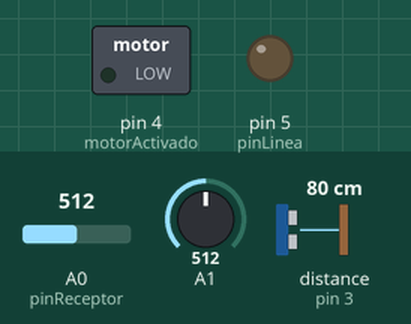
A sketch run on a simulated Arduino Leonardo, built for the host (arithmetic inside an expression is 32-bit, double 64-bit). Parts: switched loads named in the sketch (green lamp = pin HIGH), output pins drawn as LEDs (lit = HIGH). Wiring (inferred from the names in the program): ultrasonic range finder: trigger pin 2; echo pin 3. Inputs (shaded band) come from the test bench; at power-on: distance to the obstacle (sensor on pin 3) 80 cm, A0 (pinReceptor) = 512, A1 = 512. The echo pulse lasts 58.3 µs per cm; WiFi joins after 1.5 s; servers stay silent unless stated; pins used as bus, display or sensor lines are not drawn; what the sketch prints to the serial monitor is not drawn.

Above: at 2.7 s.
2.8 s: distance to the obstacle (sensor on pin 3) set to 25 cm
4.3 s: distance to the obstacle (sensor on pin 3) set to 19 cm
At 5.7 s:
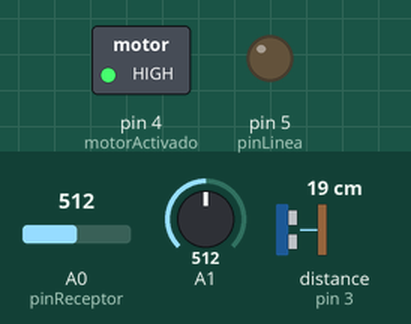
Timing chart, 0 to 7.3 s (numbered marks = the images above; inputs shaded):
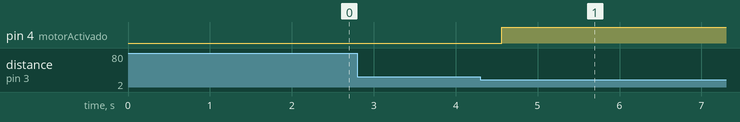

Measured:
- the behaviour switches between 22 and 21 cm on distance to the obstacle (sensor on pin 3) (found by bisection; images 0 and 1)
- after the input at 2.8 s, every drawn part: stays the same
- after the input at 4.3 s, pin 4 (motorActivado): LOW → HIGH after 0.26 s

The sketch:

Practica_2_ACE2.ino
```cpp
#include <SoftwareSerial.h>
#include <WiFiEsp.h>

char ssid[] = "HUAWEI GT3";
char pass[] = "Saijaman1234";
int variable = 1;
int status = WL_IDLE_STATUS;
char server[] = "pagina-p2.azurewebsites.net";

const int Trigger = 2;   //Pin digital 2 para el Trigger del sensor
const int Echo = 3;   //Pin digital 3 para el Echo del sensor
int pinReceptor = A0;
int sensorVal;
bool color_detectado = false;
int tiempoPausado=0;
boolean obstaculo = false;
boolean Esperando = false;
char deAmbrous;
const int motorActivado = 4; //Pin que le manda señal al arduino que tiene los motores
const int pinLinea = 5;
int valorLineaAnalogo1=0;
int valorLineaAnalogo2=0;
/*Parte de la comunicacion bluetooth*/
int estado =0;
boolean numeroDetectado = false;
boolean numeroCompletoEncontrado = false;
int numeroPaArduino =0;
String caracterNumero="";
String numeroCompleto="";
int timepoEsperaRecibido=2;//valores por defecto de tiempo y velocidad
int DistanciaRecibida=20;
int numeroRecibdoBT=0;
boolean opcionA = false;
boolean opcionB = false;
boolean opcionC = false;
boolean opcionD = false;
boolean opcionE = false;
boolean conectado = false;
boolean opcionTiempo = false;
boolean opcionDistancia= false;
SoftwareSerial mySerial(10,11); //RX,TX
SoftwareSerial BT1(19, 18); // RX | TX
WiFiEspServer servidor(443);

//++++++++++++++++++++++++++++++++++++++++

void setup() {
  Serial.begin(115200);

  Serial1.begin(9600);//iniciailzamos la comunicación
  mySerial.begin(9600);
  pinMode(Trigger, OUTPUT); //pin como salida
  pinMode(motorActivado, OUTPUT);
  pinMode(pinLinea,OUTPUT);
  pinMode(Echo, INPUT);  //pin como entrada
  digitalWrite(Trigger, LOW);//Inicializamos el pin con 0

    WiFi.init(&Serial1);
  while (status != WL_CONNECTED)
    {
        Serial.print("Conecting to wifi network: ");
        Serial.println(ssid);

        status = WiFi.begin(ssid, pass);
    }
  Serial.print("IP Address of ESP8266 Module is: ");
  Serial.println(WiFi.localIP());
  Serial.println("You're connected to the network");

  // Start the server
  servidor.begin();

}
WiFiEspClient clienteServidor;

void loop()
{
  int tiempo=timepoEsperaRecibido;
  leerBluetooth();
  tiempo=tiempo*850;//el tiempo se multiplica por mil porque en arduino 1000 de delay es un seg
  ultrasonico(DistanciaRecibida,tiempo);//Los parametros son la distancia y el tiempo de espera
  if(color_detectado==true){
        digitalWrite(5,HIGH);
        delay(100);
    }else{
          digitalWrite(5,LOW);
          delay(100);
      }

  String yourdata="{ \"Id_recorrido\":0, \"Tiempo\":"+String(variable)+", \"Velocidad\":"+String(variable)+", \"Distancia\":"+String(variable)+", \"Peso\":"+String(variable)+", \"Obstaculos\":"+String(variable)+", \"Tiempo_obstaculos\":"+String(variable)+", \"Id_tipo\":"+String(variable)+"}";

  if(conectado==false){
    clienteServidor.connect(server,80);
    conectado = true;
   }


  if(conectado == true){
    Serial.println("Entro al servidor");
      //Serial.println(jsonInicial);
      Serial.println(yourdata);
      //Serial.println(yourdata1);
      //Serial.println(yourdata2);
  int value = 2.5;
  String content = "{\"JSON_key\": " + String(value) + "}";
  clienteServidor.println("POST /api/recorrido HTTP/1.1");
  clienteServidor.println("Host: pagina-p2.azurewebsites.net");
  clienteServidor.println("Accept: */*");
  clienteServidor.println("Content-Length: " + String(yourdata.length()));
  clienteServidor.println("Content-Type: application/json");
  clienteServidor.println();
  clienteServidor.println(yourdata);

  //clienteServidor.println("POST /api/Recorrido HTTP/1.1");
  //clienteServidor.println("Host: pagina-arqui2.azurewebsites.net");
  //clienteServidor.println("Accept: */*");
  //clienteServidor.println("Content-Length: " + String(yourdata1.length()));
  //clienteServidor.println("Content-Type: application/json");
  //clienteServidor.println();
  //clienteServidor.println(yourdata1);
  //clienteServidor.println("POST /api/Recorrido HTTP/1.1");
  //clienteServidor.println("Host:  pagina-arqui2.azurewebsites.net");
  //clienteServidor.println("Accept: */*");
  //clienteServidor.println("Content-Length: " + String(yourdata2.length()));
  //clienteServidor.println("Content-Type: application/json");
  //clienteServidor.println();
  //clienteServidor.println(yourdata2);
      //paAroo="^ MQ7: "+String(adc_MQ7)+ " PPM, MQ135: "+String(adc_MQ135)+ " PPM, UV: "+String(radiacion)+ " W/m2";
      //paAroo=String(adc_MQ7)+ ", "+String(adc_MQ135)+ ", "+String(radiacion);
      //blueSerial.print(paAroo);
      //Serial.println(paAroo);
      Serial.println("Done!");
      Serial.println("Disconnecting from server...");
      //clienteServidor.stop();
  }else{
    Serial.println("Fallo la conexion");
    Serial.println("Desconectando.");
    //clienteServidor.stop();
  }
  Serial.println("Salio");

   //delay(2000);

  if (Serial1.available()) {
    int inByte = Serial1.read();
    Serial.write(inByte);
  }

  // read from port 0, send to port 1:
  if (Serial.available()) {
    int inByte = Serial.read();
    Serial1.write(inByte);
  }
  delay(500);
}
void leerBluetooth(){
  if(mySerial.available()>0){
    estado = mySerial.read();
    if(estado>=48&&estado<=57){
      numeroCompletoEncontrado=true;
      //Serial.print("Numero detectado, longitud ");
      //Serial.print(mySerial.available());
      //Serial.print(" ");
      convertirAscii(estado);
      delay(100);
      numeroDetectado=true;
    }else{
      if(numeroDetectado){
        numeroRecibdoBT = numeroCompleto.toInt();
        if(opcionTiempo){//aqui diferencia el numero del tiempo y distancia
          opcionTiempo=false;
          timepoEsperaRecibido = numeroRecibdoBT;
        }else if(opcionDistancia){
          opcionDistancia=false;
          DistanciaRecibida = numeroRecibdoBT;
        }
        Serial.print("Numero recibido: ");
        Serial.println(numeroRecibdoBT);
      }
      numeroCompletoEncontrado = false;
      numeroDetectado=false;
      numeroCompleto="";
      caracterNumero="";
    }

    //Serial.print("valido ");
    Serial.println(estado);
  }
  switch (estado){
    case 'A':
    //INICIAR RECORRIDO
      if(!opcionA){
        opcionA= true;
      }else{
        opcionA=false;
      }
    break;
    case 'B':
    //BITACORA
     if(!opcionB){
        opcionB= true;
      }else{
        opcionB=false;
      }
    break;
    case 'C':
    if(!opcionC){
        opcionC= true;
      }else{
        opcionC=false;
      }
    //digitalWrite(led1, LOW);
    break;
    case 'D':
    if(!opcionD){
        opcionD= true;
      }else{
        opcionD=false;
      }
    //digitalWrite(led1, LOW);
    break;
    case 'E':
    if(!opcionE){
        opcionE= true;
      }else{
        opcionE=false;
      }
    //digitalWrite(led1, LOW);
    break;
    case 'T':
      opcionTiempo=true;
      break;
    case 'M':
      opcionDistancia=true;
      break;
  }

}
void convertirAscii(int ascii){
  switch(ascii){
    case 48:
      numeroCompleto+="0";
      caracterNumero="0";
      break;
    case 49:
      numeroCompleto+="1";
      caracterNumero="1";
      break;
    case 50:
      numeroCompleto+="2";
      caracterNumero="2";
      //Serial.print(" Deberia regresar un pinche 2!");
      break;
    case 51:
      numeroCompleto+="3";
      caracterNumero="3";
      break;
    case 52:
      numeroCompleto+="4";
      caracterNumero="4";
      break;
    case 53:
      numeroCompleto+="5";
      caracterNumero="5";
      break;
    case 54:
      numeroCompleto+="6";
      caracterNumero="6";
      break;
    case 55:
      numeroCompleto+="7";
      caracterNumero="7";
      break;
    case 56:
      numeroCompleto+="8";
      caracterNumero="8";
      break;
    case 57:
      numeroCompleto+="9";
      caracterNumero="9";
      break;
  }
}

void seguirColor(){

  valorLineaAnalogo1 = analogRead(A0);
  valorLineaAnalogo2 = analogRead(A1);
  if(valorLineaAnalogo1>=100  && valorLineaAnalogo1<=200 && valorLineaAnalogo2>=100  && valorLineaAnalogo2<=200){

    Serial.println("Color negro detectado");
    color_detectado=true;
  }else if(valorLineaAnalogo1>=870  && valorLineaAnalogo1<=999 && valorLineaAnalogo2>=870  && valorLineaAnalogo2<=999){
    Serial.println("Color blanco detectado");
    color_detectado=false;
  }else{

  }
}

void ultrasonico(long distancia, int tiempoEspera){

  long t; //tiempo que demora en llegar el eco
  long d; //distancia en centimetros

  digitalWrite(Trigger, HIGH);
  delayMicroseconds(10);          //Enviamos un pulso de 10us
  digitalWrite(Trigger, LOW);
  t = pulseIn(Echo, HIGH); //obtenemos el ancho del pulso
  d = t/59;

  if(d<=distancia){
    Serial.print("Obstaculo Dectectado!!");//En esta parte va el codigo para que el vehiculo se debe quedar quieto
    Serial.println();
    digitalWrite(motorActivado, HIGH);
    delay(100);
    obstaculo = true;
    //Esperando = true;
    tiempoPausado=0;
  }else{
    if(obstaculo){
      if(tiempoPausado<tiempoEspera){
        Serial.print("En espera.....");//En esta parte el vehiculo debe mantenerse en equilibrio, sin avanzar
        Serial.println();
        digitalWrite(motorActivado, HIGH);
      }else if(tiempoPausado>=tiempoEspera){
        obstaculo = false;
      }
    }else{
      Serial.print("Distancia: ");//Aqui se puede mover con normalidad.
      seguirColor();
      Serial.print(d);      //Enviamos serialmente el valor de la distancia
      Serial.print("cm");
      Serial.println();

      digitalWrite(motorActivado, LOW);


      digitalWrite(pinLinea,LOW);
    }


  }
  delay(100);          //Hacemos una pausa de 100ms

  tiempoPausado+=1000;
}
```
